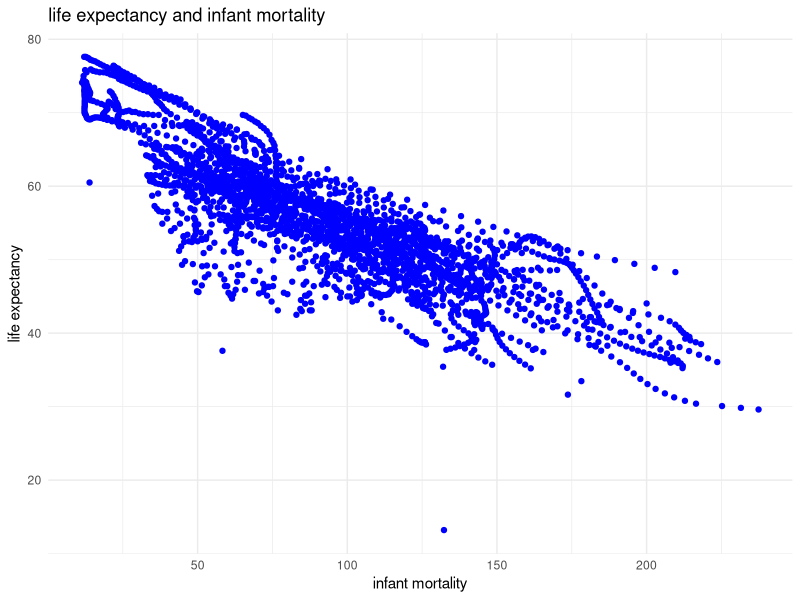
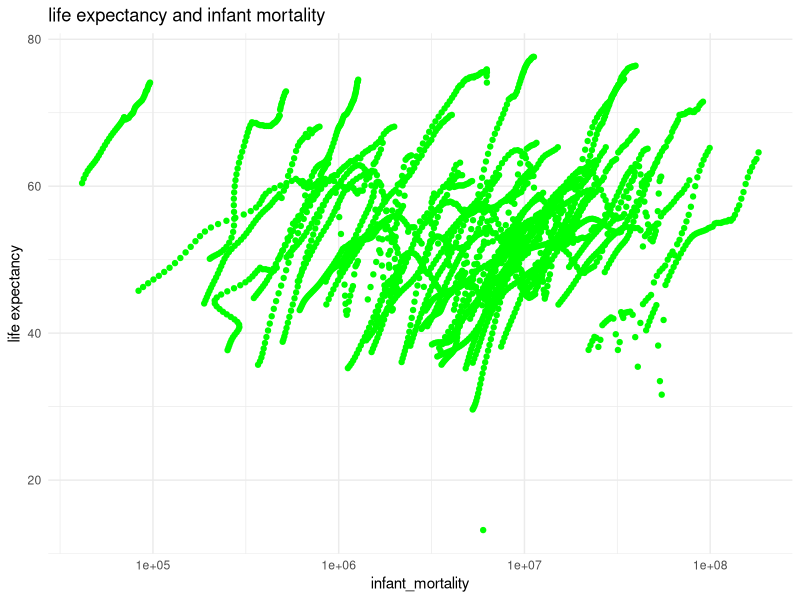
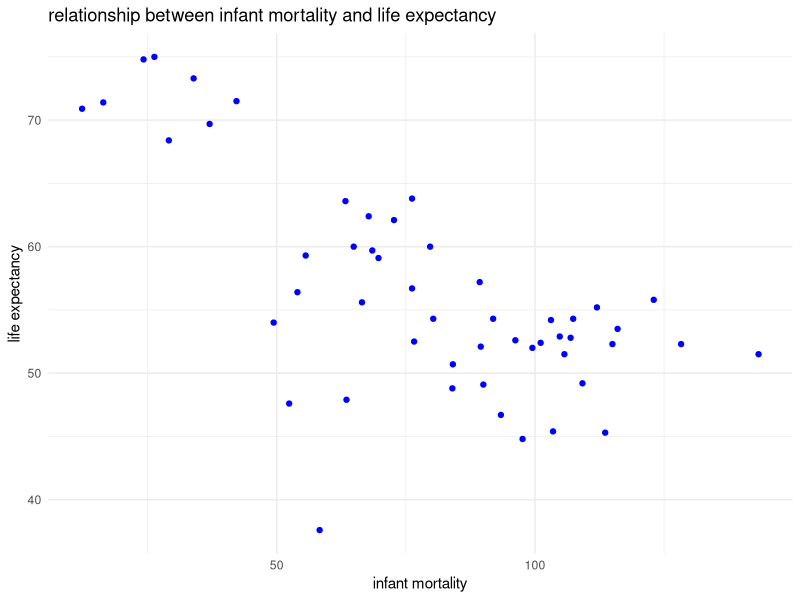
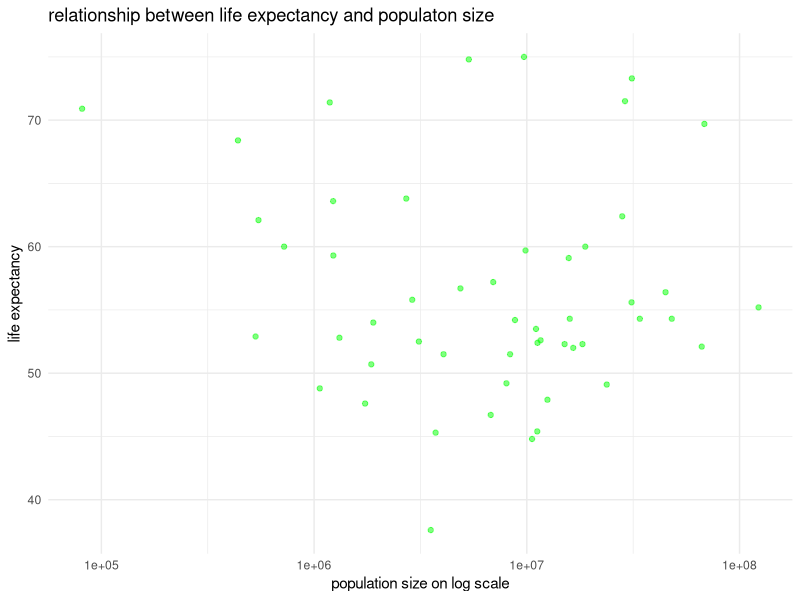

Write R code to recreate these figures, in order.
## ---- chunk 1
#load dslabs package
library("dslabs")
#load tidyverse package
library("tidyverse")
#look at help file for gapminder data
help(gapminder)
#get an overview of data structure
str(gapminder)
#get a summary of data structure
summary(gapminder)
#determine type of objective gapminder is
class(gapminder)
## ---- chunk 2
#assign African countries to a new object
africadata=filter(gapminder,continent=="Africa")
#get an overview of data structure of africadata
str(africadata)
#get a summary of data structure
summary(africadata)
#create a data frame that only contains infant_mortality and life_expectancy from africadata
infant_mortality_longevity=select(africadata,infant_mortality,life_expectancy)
#create a data frame that only contains population and life_expectancy
pop_longevity=select(africadata,population,life_expectancy)
#create a data frame that only contains infant_mortality and life_expectancy from africadata
infant_mortality_longevity=select(africadata,infant_mortality,life_expectancy)
#create a data frame that only contains population and life_expectancy
pop_longevity=select(africadata,population,life_expectancy)
## ---- chunk 3

#plot life expectancy as a function of infant mortality
ggplot(data=infant_mortality_longevity)+
geom_point(mapping=aes(x=infant_mortality,y=life_expectancy),color="blue")+
  labs(title="life expectancy and infant mortality",x="infant mortality",y="life expectancy")+
  theme_minimal()
#plot life expectancy as a function of population size
ggplot(data=pop_longevity)+
  geom_point(mapping=aes(x=population, y=life_expectancy),color="green")+
  scale_x_log10()+
  labs(title="life expectancy and infant mortality",x="infant_mortality",y="life expectancy")+
  theme_minimal()

## ---- chunk 4
#filter out the year without missing values
filter(africadata,is.na(infant_mortality))
#create a new data frame containg the data for the year 2000
year2000=filter(africadata,year==2000)
#get a overview of new data frame year2000
str(year2000)
#get a summary of year2000
summary(year2000)
## ---- chunk 5
#plotting the relationship between life expectancy and infant mortality for year 2000
year2000%>%
  ggplot()+
  geom_point(aes(y=life_expectancy,x=infant_mortality),color="blue")+
  labs(x="infant mortality", y="life expectancy", title="relationship between infant mortality and life expectancy")+
  theme_minimal()
#plotting the relationship between life expectancy and population size for year 2000
year2000%>%
  ggplot()+
  geom_point(aes(y=life_expectancy,x=population),color="green",alpha=0.5)+
  scale_x_log10()+
  labs(x="population size on log scale",y="life expectancy", title="relationship between life expectancy and populaton size")+
  theme_minimal()
## ---- chunk 6
#build a linear model using lm function and fit life expectancy as outcome, and infant mortality as the predictor
lm1=lm(life_expectancy~infant_mortality,data=year2000)
#summary of linear regression model 1
summary(lm1)
#build a linear model using lm function and fit life expectancy as outcome, and population size as the predictor
lm2=lm(life_expectancy~population,data=year2000)
#summary of linear regression model 1
broom::tidy(lm2,conf.int=TRUE)%>%
  knitr::kable(digits=3)
